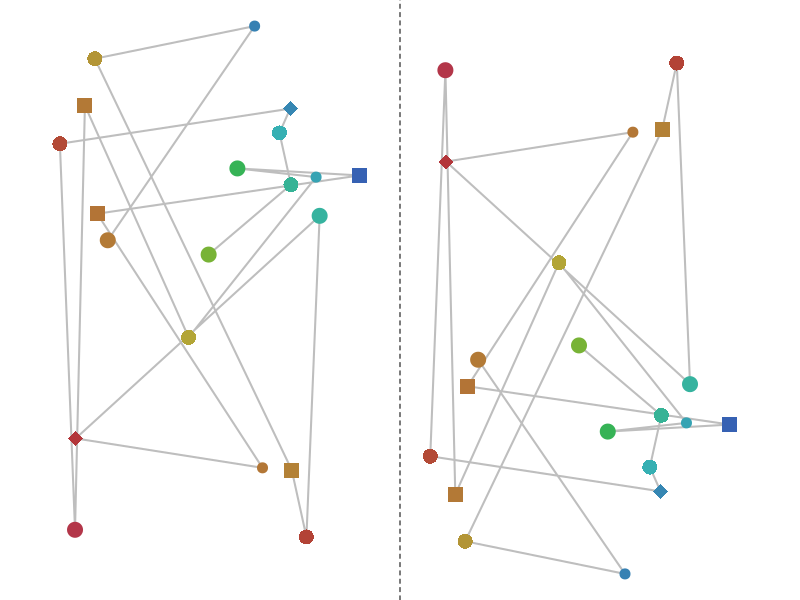
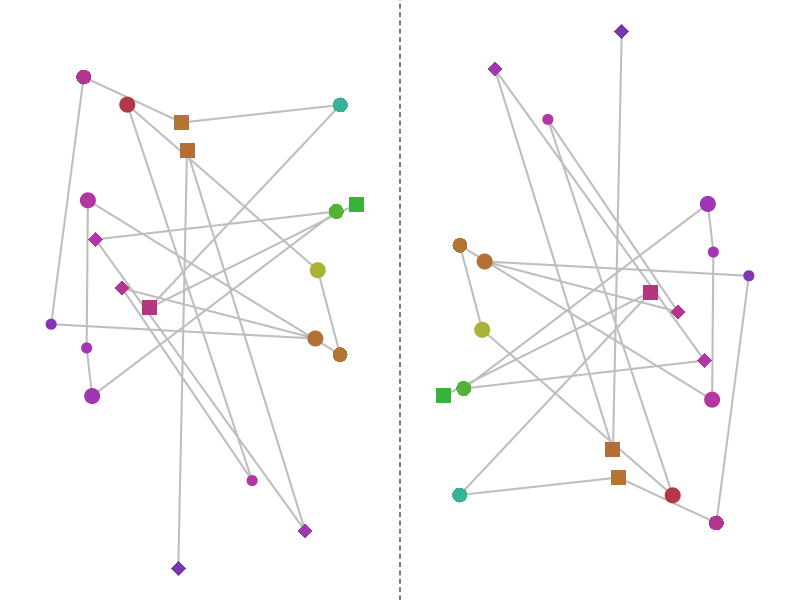
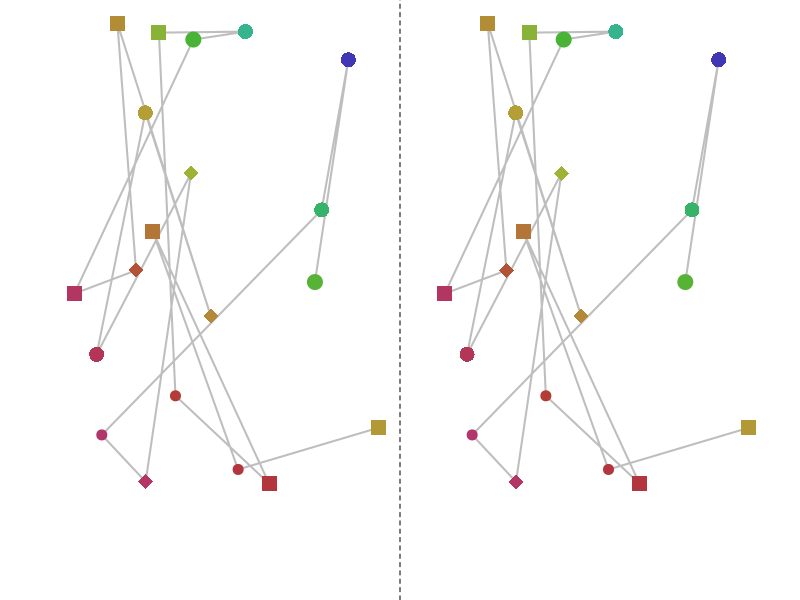
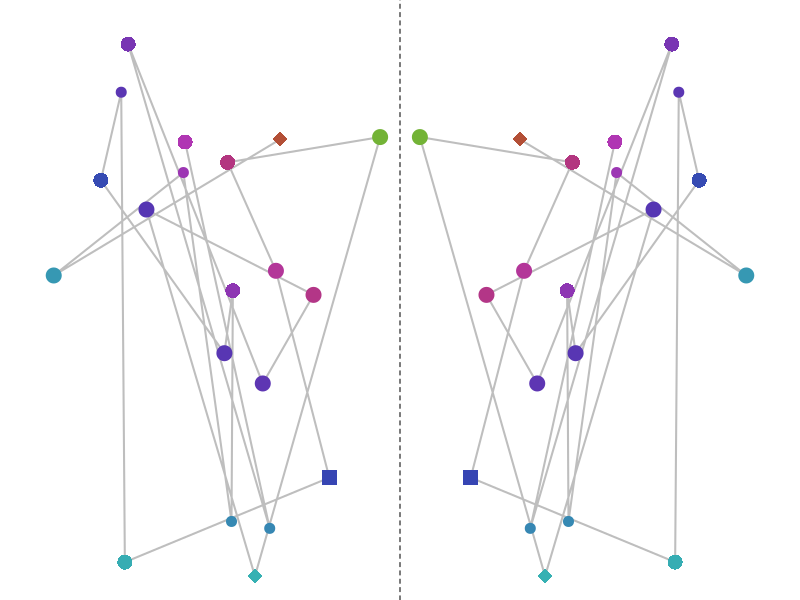

The R source for these figures, in order:
## ---- chunk 1
myorder = sample(1:4)
wrds = c("translation","rotation","glide","mirror")
mywrds = wrds[myorder]

al = paste0("* ",wrds,collapse="\n")
sol1 = paste0(1*(myorder[1]==1:4),collapse="")
sol2 = paste0(1*(myorder[2]==1:4),collapse="")
sol3 = paste0(1*(myorder[3]==1:4),collapse="")
sol4 = paste0(1*(myorder[4]==1:4),collapse="")

getbasedots = function(fg=1,n=4){
    x = runif(2*n,0.05,0.95)
    y = runif(2*n)-0.5
    h = runif(2*n)
    p = sample(c(15,16,18,19,20),2*n,T)
    dots = data.frame(x,y,h,p)
    return(dots)
}

translate = function(dots,dx=1){
    tdots = data.frame(dots)
    tdots$x = dots$x+dx
    return(tdots)
}
rotate = function(dots,xr){
    tdots = data.frame(dots)
    tdots$x = tdots$x-xr
    tdots$x = -tdots$x+xr
    tdots$y = -tdots$y
    return(tdots)
}
glide = function(dots,dx){
    tdots = data.frame(dots)
    tdots$x = tdots$x+dx
    tdots$y = -tdots$y
    return(tdots)
}
mirror = function(dots,xr){
    tdots = data.frame(dots)
    tdots$x = tdots$x-xr
    tdots$x = -tdots$x+xr
    return(tdots)
}

## ---- chunk 2
lwd=2
col = "grey"
par(mar=c(0,0,0,0))
dots = getbasedots(1,10)
funcs = list(translate(dots,1),rotate(dots,1),glide(dots,1),mirror(dots,1))
d2 = funcs[[myorder[1]]]
plot(0,0,type="n",xlim=c(0,2),ylim=c(-0.5,0.5),axes=F,ann=F)
lines(dots$x,dots$y,lwd=lwd,col=col)
lines(d2$x,d2$y,lwd=lwd,col=col)
# cols = hsv(runif(length(dots$x),0,1),0.7,0.7)
cols = hsv(abs((dots$x)*(dots$y+0.5)+runif(1))%%1,0.7,0.7)
points(dots$x,dots$y,col=cols,pch=dots$p,cex=2)
points(d2$x,d2$y,col=cols,pch=dots$p,cex=2)
abline(v=seq(-0.1,2,1.1),lty=2)
## ---- chunk 3
par(mar=c(0,0,0,0))
dots = getbasedots(1,10)
funcs = list(translate(dots,1),rotate(dots,1),glide(dots,1),mirror(dots,1))
d2 = funcs[[myorder[2]]]
plot(0,0,type="n",xlim=c(0,2),ylim=c(-0.5,0.5),axes=F,ann=F)
lines(dots$x,dots$y,lwd=lwd,col=col)
lines(d2$x,d2$y,lwd=lwd,col=col)
# cols = hsv(runif(length(dots$x),0,1),0.7,0.7)
cols = hsv(abs((dots$x)*(dots$y+0.5)+runif(1))%%1,0.7,0.7)
points(dots$x,dots$y,col=cols,pch=dots$p,cex=2)
points(d2$x,d2$y,col=cols,pch=dots$p,cex=2)
abline(v=seq(-0.1,2,1.1),lty=2)
## ---- chunk 4
par(mar=c(0,0,0,0))
dots = getbasedots(1,10)
funcs = list(translate(dots,1),rotate(dots,1),glide(dots,1),mirror(dots,1))
d2 = funcs[[myorder[3]]]
plot(0,0,type="n",xlim=c(0,2),ylim=c(-0.5,0.5),axes=F,ann=F)
lines(dots$x,dots$y,lwd=lwd,col=col)
lines(d2$x,d2$y,lwd=lwd,col=col)
# cols = hsv(runif(length(dots$x),0,1),0.7,0.7)
cols = hsv(abs((dots$x)*(dots$y+0.5)+runif(1))%%1,0.7,0.7)
points(dots$x,dots$y,col=cols,pch=dots$p,cex=2)
points(d2$x,d2$y,col=cols,pch=dots$p,cex=2)
abline(v=seq(-0.1,2,1.1),lty=2)
## ---- chunk 5
par(mar=c(0,0,0,0))
dots = getbasedots(1,10)
funcs = list(translate(dots,1),rotate(dots,1),glide(dots,1),mirror(dots,1))
d2 = funcs[[myorder[4]]]
plot(0,0,type="n",xlim=c(0,2),ylim=c(-0.5,0.5),axes=F,ann=F)
lines(dots$x,dots$y,lwd=lwd,col=col)
lines(d2$x,d2$y,lwd=lwd,col=col)
# cols = hsv(runif(length(dots$x),0,1),0.7,0.7)
cols = hsv(abs((dots$x)*(dots$y+0.5)+runif(1))%%1,0.7,0.7)
points(dots$x,dots$y,col=cols,pch=dots$p,cex=2)
points(d2$x,d2$y,col=cols,pch=dots$p,cex=2)
abline(v=seq(-0.1,2,1.1),lty=2)
